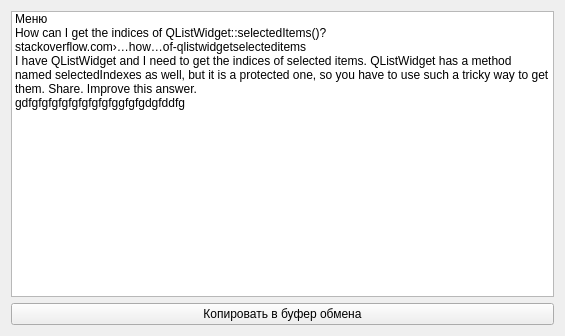
<?xml version="1.0" encoding="UTF-8"?>
<ui version="4.0">
 <class>recordForm</class>
 <widget class="QWidget" name="recordForm">
  <property name="geometry">
   <rect>
    <x>0</x>
    <y>0</y>
    <width>565</width>
    <height>336</height>
   </rect>
  </property>
  <property name="windowTitle">
   <string>Сохраненные записи</string>
  </property>
  <property name="toolTipDuration">
   <number>-1</number>
  </property>
  <layout class="QVBoxLayout" name="verticalLayout">
   <item>
    <widget class="QListWidget" name="records">
     <property name="isWrapping" stdset="0">
      <bool>false</bool>
     </property>
     <property name="wordWrap">
      <bool>true</bool>
     </property>
     <item>
      <property name="text">
       <string>Меню
How can I get the indices of QListWidget::selectedItems()?
stackoverflow.com›…how…of-qlistwidgetselecteditems
I have QListWidget and I need to get the indices of selected items. QListWidget has a method named selectedIndexes as well, but it is a protected one, so you have to use such a tricky way to get them. Share. Improve this answer.</string>
      </property>
     </item>
     <item>
      <property name="text">
       <string>gdfgfgfgfgfgfgfgfgfggfgfgdgfddfg</string>
      </property>
     </item>
    </widget>
   </item>
   <item>
    <widget class="QPushButton" name="copy">
     <property name="text">
      <string>Копировать в буфер обмена</string>
     </property>
    </widget>
   </item>
  </layout>
 </widget>
 <resources/>
 <connections/>
</ui>
